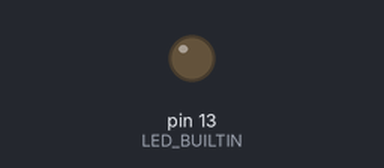
A sketch run on a simulated Arduino Mega 2560, built with avr-gcc and run on an emulated ATmega2560. On the bench: output pins drawn as LEDs (lit = HIGH). Pins used as bus, display or sensor lines are not drawn.

Above: at 0.1 s.
At 2.1 s:
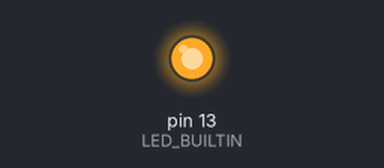
Timing chart, 0 to 3.6 s (numbered marks = the images above):
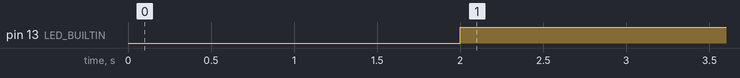

Measured:
- by itself, pin 13 (LED_BUILTIN): LOW → HIGH at 2.0 s

The sketch:

CAN_Interface.ino
```cpp
#include "CAN.h"

// Definitions for setting the led cube config
#define WRITE_TIME 100

#define eeprom_write(n) led_cube(n, 0, 0, blank_buffer);delay(WRITE_TIME)
#define load_buffer(x) led_cube(LOAD, 0, 0, x); delay(WRITE_TIME)
#define cube_delay(x) led_cube(DELAY, x, 0, blank_buffer); delay(WRITE_TIME)
#define cube_rotate(ax, dir) led_cube(ROTATE, ax, dir, blank_buffer); delay(WRITE_TIME)
#define cube_loop(inst, cnt) led_cube(LOOP, inst, cnt, blank_buffer);delay(WRITE_TIME)
#define cube_mirror(plane) led_cube(MIRROR, plane, 0, blank_buffer);delay(WRITE_TIME)
#define clear_tanslate() led_cube(TRANSLATE_CLEAR, 0, 0, blank_buffer);delay(WRITE_TIME)
#define cube_translate(ax, dir, buf) led_cube(TRANSLATE, ax, dir, buf);delay(WRITE_TIME)
#define cube_activate() led_cube(ACTIVATE, 0, 0, blank_buffer);delay(WRITE_TIME)
#define cube_deactivate() led_cube(DEACTIVATE, 0, 0, blank_buffer);delay(WRITE_TIME)

// buffers for storing cube patterns
uint16_t test_buffer[4] = {0x1F0, 0x1F0, 0x1F0};
uint16_t test_buffer1[4] = {0x0145, 0x00, 0x0145};
uint16_t blank_buffer[4] = {0,0,0};

void setup() {
  // setup onboard LED for status indication
  pinMode(LED_BUILTIN, OUTPUT);
  digitalWrite(LED_BUILTIN, LOW);
  // setup can
  CAN_setup();
  //indicate when the can is setup
  digitalWrite(LED_BUILTIN, HIGH);

  // write effects to LED cube eeprom
  eeprom_write(EEPROM_WRITE_BEGIN);
  // load buffer
  load_buffer(test_buffer);
  cube_delay(1000);
  //rotate 20 times
  cube_rotate(ZAXIS, NEGATIVE);
  cube_delay(100);
  cube_loop(2, 19);
  cube_delay(2000);
  // mirror 10 times
  cube_mirror(YZPLANE);
  cube_delay(100);
  cube_loop(2,9);
  cube_delay(2000);
  // translate a new buffer in
  clear_tanslate();
  cube_translate(XAXIS, POSITIVE, test_buffer1);
  cube_delay(1000);
  cube_loop(2,2);
  cube_delay(1000);
  eeprom_write(EEPROM_WRITE_END);

  // indicate write has finished
  digitalWrite(LED_BUILTIN, LOW);
}

void loop();
```

CAN.cpp
```cpp
#include "CAN.h"

// config values (CNF3, CNF2. CNF1)
uint8_t config[4] = {0b00000010, 0b11001001, 0x00};
// operation mode 0x40 = loopback
//uint8_t mode = 0x40;
uint8_t mode = 0x00;
uint8_t filters_off = 0x60;

// top level functions
void CAN_setup(){
  pinMode(SS_PIN, OUTPUT);
  CHIP_DISABLE();

  SPI.begin();

  MCP2515_reset();
  delayMicroseconds(20);

  // set config for 500k
  MCP2515_write(0x28, config, 3);
  // put into loopback mode
  MCP2515_write(0x0F, &mode, 1);
  // turn off receive mask/filters
  MCP2515_write(0x60, &filters_off, 1);

  delay(2000);
}

void led_cube(uint8_t instruction, uint16_t arg1, uint8_t arg2, uint16_t *buffer){
  uint8_t n;
  canmsg test;

  test.ID = 0x7FF;
  test.DLC = 8;
  test.IDE = 0;
  test.RTR = 0;

  test.data[0] = instruction;
  if(instruction == LOOP){
    test.data[2] = arg1;
    test.data[3] = arg2;
  }
  else if(instruction == DELAY){
    test.data[2] = (arg1 & 0xFF00) >> 8;
    test.data[3] = arg1 & 0xFF;
  }
  else{
    test.data[1] = arg1 | ((arg2 + 1) << 4);

    for(n = 0; n < 3; n++){
      test.data[(n << 1) + 3] = buffer[n] & 0xFF;
      test.data[(n << 1) + 2] = (buffer[n] & 0xFF00) >> 8;
    }
  }


  CAN_tx(test,0);
}

/*
MCP2515 SPI Interface
- do not try comms before 128 clock cycles have passed (16us)
- first byte after CS is lowered = instruction/command byte
- comms format: CS low, instruction, address, data
- comms types:
  - reset - recommended at start-up
  - read - instruction, address then data, reads endlessly until CS Raised
  - write = same as read but writing data
  - read status = read 8 bits of status (over and over if clock continues)
  - rx status
  - bit modify = command, address, mask, data
*/

// maybe make functions for ease of use
void MCP2515_reset(){
  CHIP_ENABLE();
  spi(RST_INST);
  CHIP_DISABLE();
}

void MCP2515_write(uint8_t address, uint8_t *data, uint8_t count){
  uint8_t n;
  CHIP_ENABLE();
  spi(WRITE_INST);
  spi(address);
  for(n = 0; n < count; n++){
    spi(data[n]);
  }
  CHIP_DISABLE();
}

void MCP2515_read(uint8_t address, uint8_t *data, uint8_t count){
  uint8_t n;
  CHIP_ENABLE();
  spi(READ_INST);
  spi(address);
  for(n = 0; n < count; n++){
    data[n] = spi(0x00);
  }
  CHIP_DISABLE();
}

void MCP2515_rts(uint8_t buffer_number){
  CHIP_ENABLE();
  spi(RTS_INST | (1 << buffer_number));
  CHIP_DISABLE();
}

uint8_t MCP2515_status(){
  uint8_t status;
  CHIP_ENABLE();
  spi(READ_STATUS);
  status = spi(0);
  CHIP_DISABLE();
  return status;
}

void MCP2515_bitmod(uint8_t address, uint8_t mask, uint8_t data){
  CHIP_ENABLE();
  spi(BIT_MODIFY);
  spi(address);
  spi(mask);
  spi(data);
  CHIP_DISABLE();
}

/*
Sending CAN message
- 3 transmit buffers of 14 bytes:
  - first byte is control byte
  - 5 bytes for ID and other arbitration info
  - final 8 bytes = data
  - TXREQ bit must be clear before writing to the buffer (not transmitting)
  - transmission is initiated by setting TXREQ bit or by sending the rts spi command
  - once sent the TXREQ bit is cleared and the TXnIF is set
  - transmission can be aborted by clearing the TXREQ bit
  - can set priority for sending messages
*/

// send can message from buffer #buffer_number
void CAN_tx(canmsg input, uint8_t buffer_number){
  uint8_t n, address;
  uint8_t data[14];
  if(input.IDE == 1){
    data[0] = input.ID >> 21;
    data[1] = (((input.ID >> 18) & 0x7) << 5) | ((input.ID >> 16) & 0x3) | (1 << 3);
    data[2] = ((input.ID >> 8) & 0xFF);
    data[3] = input.ID & 0xFF;
  }
  else if(input.IDE == 0){
    data[0] = (input.ID >> 3) & 0xFF;
    data[1] = (input.ID & 0x7) << 5;
    data[2] = 0;
    data[3] = 0;
  }

  data[4] = (input.RTR << 6) | input.DLC;

  for(n = 5; n < 14; n++){
    data[n] = input.data[n-5];
  }

  address = ((buffer_number + 3) << 4) | 1;

  MCP2515_write(address, data, 13);

  MCP2515_rts(buffer_number);

  // wait while message sends
  while(!(MCP2515_status() & 8));
  // clear interrupt flag
  do{
    MCP2515_bitmod(0x2C, 0x04, 0x00);
  }while(MCP2515_status() & 8);
}

/*
Receiving messages
- 2 receive buffers
- sets RXnIF flag when there is data in the buffer
- can set priority for receiving messages
- can set filters for messages
*/

void CAN_rx(canmsg output, uint8_t buffer_number){
  uint8_t address, n;
  uint32_t temp;
  uint8_t data[14];

  // wait for reading of message
  while(!(MCP2515_status() & 1));

  address = (6 + buffer_number) << 4;
  MCP2515_read(address, data, 14);

  output.IDE = (data[2] & 8) >> 3;
  if(output.IDE == 1){
    output.RTR = (data[5] & 0x40) >> 6;
    temp = data[1];
    output.ID = (temp << 21);
    temp = data[2];
    output.ID |= ((temp & 0xE0) << 13) | ((temp & 2) << 16);
    temp = data[3];
    output.ID |= (data[3] << 8) | (data[4]);
  }
  else if(output.IDE == 0){
    output.RTR = (data[2] & 0x10) >> 4;
  }
  output.DLC = data[5] & 7;

  for(n = 6; n < 15; n++){
    output.data[n-6] = data[n];
  }
  // clear read flag
  do{
    MCP2515_bitmod(0x2C, 0x01, 0x00);
  }while(MCP2515_status() & 1);
}
```

CAN.h
```cpp
#ifndef CAN_H_
#define CAN_H_

#include <SPI.h>

// Constant definitions
#define POSITIVE 1
#define NEGATIVE -1
#define XAXIS 0
#define YAXIS 1
#define ZAXIS 2
#define YZPLANE 0
#define ZXPLANE 1
#define XYPLANE 2

// macros to make life easy
#define CHIP_ENABLE() digitalWrite(SS_PIN, LOW)
#define CHIP_DISABLE() digitalWrite(SS_PIN, HIGH)

#define spi(x) SPI.transfer(x);

// can message struct
struct canmsg{
  uint32_t ID;
  uint8_t IDE;
  uint8_t RTR;
  uint8_t DLC;
  uint8_t data[9];
};

// defines for MCP2515 comms
#define RST_INST    0b11000000
#define READ_INST   0b00000011
#define WRITE_INST    0b00000010
#define READ_STATUS   0b10100000
#define RX_STATUS   0b10110000
#define BIT_MODIFY    0b00000101
#define RTS_INST    0b10000000

#define SS_PIN  53

// function decelerations
void MCP2515_write(uint8_t address, uint8_t *data, uint8_t count);
void MCP2515_read(uint8_t address, uint8_t *data, uint8_t count);
void MCP2515_reset();
void MCP2515_rts(uint8_t buffer_number);
void MCP2515_bitmod(uint8_t address, uint8_t mask, uint8_t data);
uint8_t MCP2515_status();
void CAN_tx(canmsg input, uint8_t buffer_number);
void CAN_rx(canmsg output, uint8_t buffer_number);
void CAN_setup();
void led_cube(uint8_t instruction, uint16_t arg1, uint8_t arg2, uint16_t *buffer);


/*
CAN led cube controls:
8 byte data format:
- byte 0 = command
- byte 1 = argument 1 (axis) and argument 2 (direction + 1) = arg1 | (arg2 << 4)
- bytes 2 to 7 = data
*/

// defines for different effect functions
#define LOAD          0
#define ROTATE          1
#define MIRROR          2
#define TRANSLATE       3
#define TRANSLATE_CLEAR     4
#define EEPROM_WRITE_BEGIN    5
#define EEPROM_WRITE_END    6
#define ACTIVATE        7
#define DEACTIVATE        8
#define LOOP          9
#define DELAY         10

#endif
```
